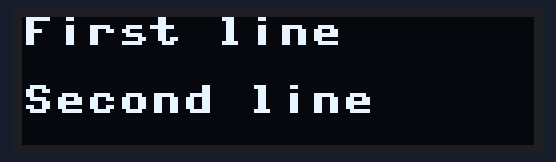
A program run on a simulated Raspberry Pi Pico running MicroPython. On the bench: 128×32 one-colour display. Library files of the repository ran but are not shown: ssd1306.py. At 0.1 s the program stops and its outputs stay as they are.

Above: at 0.1 s.

The program:

main.py
```python
from ssd1306 import SSD1306_I2C
from machine import Pin, I2C

WIDTH = 128
HEIGHT = 32
i2c = I2C(0, scl=Pin(1), sda=Pin(0), freq=200000)
oled = SSD1306_I2C(WIDTH, HEIGHT, i2c)


oled.fill(0)
oled.text('First line', 0, 0)
oled.text('Second line', 0, 17)
oled.show()
```
